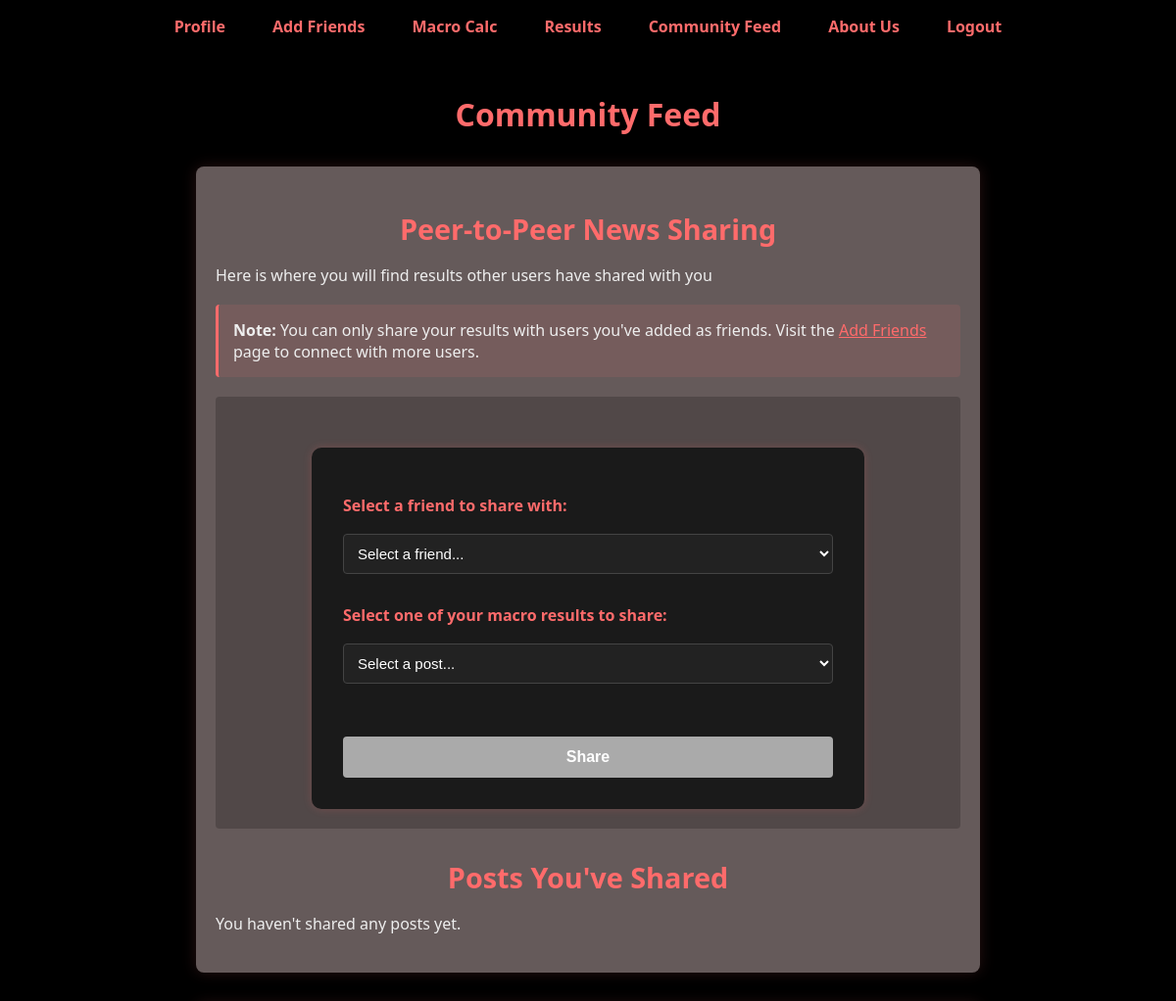
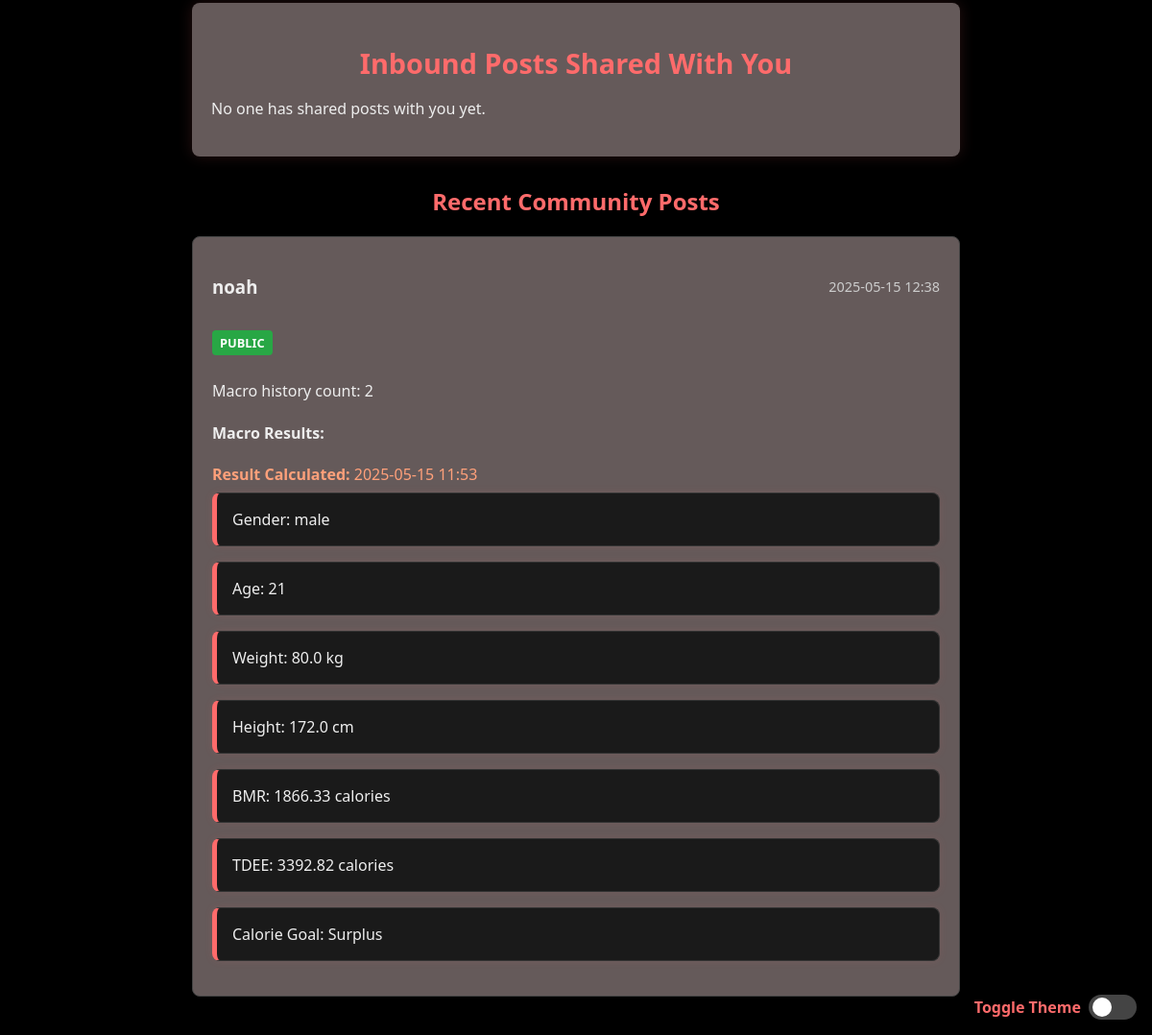
/feed (signed in), run on the app's committed database (2 pictures, top to bottom).
### app/models.py (models this page shows)
class FeedPost(db.Model):
    id = db.Column(db.Integer, primary_key=True, autoincrement=True)
    timestamp = db.Column(db.DateTime, default=datetime.utcnow)
    user_id = db.Column(db.Integer, db.ForeignKey('user.id'), nullable=False)
    macro_post_id = db.Column(db.Integer, db.ForeignKey('macro_post.id'), nullable=False)
    visibility = db.Column(db.String(20), nullable=False, server_default='public')  # 'public', 'friends', 'private'
    user = db.relationship('User', backref='feed_posts')
    macro_post = db.relationship('MacroPost', backref='feed_entries')

class User(db.Model, UserMixin):
    id = db.Column(db.Integer, primary_key=True)
    name = db.Column(db.String(80), unique=True, nullable=False)
    email = db.Column(db.String(120), unique=True, nullable=False)
    password = db.Column(db.String(120), nullable=False)
    gender = db.Column(db.String(10))
    age = db.Column(db.Integer)
    profile_picture = db.Column(db.String(255), default='placeholder-profile.jpg')
    requests_sent = db.relationship(
        'FriendRequest',
        foreign_keys='FriendRequest.requester_id',
        back_populates='requester',
        lazy='dynamic'
    )
    requests_received = db.relationship(
        'FriendRequest',
        foreign_keys='FriendRequest.receiver_id',
        back_populates='receiver',
        lazy='dynamic'
    )
    friends = db.relationship(
        'User',
        secondary=friend_assoc,
        primaryjoin=(id == friend_assoc.c.user_id),
        secondaryjoin=(id == friend_assoc.c.friend_id),
        lazy='dynamic'
    )

class MacroPost(db.Model):
    id = db.Column(db.Integer, primary_key=True)
    gender = db.Column(db.String(10), nullable=False)
    age = db.Column(db.Integer, nullable=False)
    weight = db.Column(db.Float, nullable=False)
    height = db.Column(db.Float, nullable=False)
    bmr = db.Column(db.Float, nullable=False)
    tdee = db.Column(db.Float, nullable=False)
    calorie_goal = db.Column(db.String(10), nullable=False, server_default='maintain')
    timestamp = db.Column(db.DateTime, server_default=db.func.now())
    user_id = db.Column(db.Integer, db.ForeignKey('user.id'), nullable=False)
    user = db.relationship('User', backref=db.backref('macroposts', lazy=True))

### app/routes.py (the view)
@app.route("/feed", methods=["GET"])
@login_required
def feed():
    friend_ids = [friend.id for friend in current_user.friends]
    posts_query = FeedPost.query.filter(
        or_(
            FeedPost.visibility == 'public',  # All public posts
            (FeedPost.visibility == 'friends') & (FeedPost.user_id.in_(friend_ids)),  # Friends' posts with 'friends' visibility
            FeedPost.user_id == current_user.id  # All posts by current user
        )
    ).options(
        joinedload(FeedPost.user),
        joinedload(FeedPost.macro_post)
    ).order_by(FeedPost.timestamp.desc())
    posts = posts_query.all()
    for post in posts:
        all_history = (MacroPost.query
            .filter(MacroPost.user_id == post.user.id)
            .order_by(MacroPost.timestamp.asc())
            .all())
        idx = next((i for i, m in enumerate(all_history) if m.id == post.macro_post.id), None)
        if idx is not None:
            macro_history = all_history[:idx+1]
        else:
            macro_history = all_history
        post.macro_history = macro_history
    return render_template("community.html", posts=posts)

### app/__init__.py (called while the page is built)
@login_manager.user_loader
def load_user(user_id):
    return User.query.get(int(user_id))

### app/templates/community.html (shortened to what this page needs)
{% extends "base.html" %}
{% block content %}
<div class="container">
  <h1>Community Feed</h1>
  <section class="news-section">
    <h2>Peer-to-Peer News Sharing</h2>
    <p class="subtext">Here is where you will find results other users have shared with you</p>
    <div class="friends-note">
      <strong>Note:</strong> You can only share your results with users you've added as friends. Visit the <a href="{{ url_for('friends') }}">Add Friends</a> page to connect with more users.
    </div>
    <div class="sharing-container">
      <form class="share-form" onsubmit="return false;">
        <div class="form-group">
          <label for="user-select">Select a friend to share with:</label>
          <select id="user-select" class="form-select">
            <option value="">Select a friend...</option>
          </select>
        </div>
        <div class="form-group">
          <label for="post-select">Select one of your macro results to share:</label>
          <select id="post-select" class="form-select">
            <option value="">Select a post...</option>
          </select>
        </div>
        <button type="button" id="share-button" class="btn-share">Share</button>
      </form>
    </div>
    <div class="shared-posts-section">
      <h2>Posts You've Shared</h2>
      <div class="news-post" id="sent-posts">
      </div>
    </div>
  </section>
  <section class="news-section">
    <h2>Inbound Posts Shared With You</h2>
    <div class="news-container">
      <div class="news-post" id="received-posts">
      </div>
    </div>
  </section>
  <div class="community-posts macro-history">
      <h2>Recent Community Posts</h2>
      {% if posts %}
        {% for post in posts %}
          <div class="post">
            <div class="post-header">
              <h3>{{ post.user.name }}</h3>
              <span class="post-date">{{ post.timestamp.strftime('%Y-%m-%d %H:%M') }}</span>
            </div>
            <div class="visibility-badge
                {% if post.visibility == 'public' %}visibility-public{% endif %}
                {% if post.visibility == 'private' %}visibility-private{% endif %}">
                {{ post.visibility }}
            </div>
            <p>Macro history count: {{ post.macro_history|length }}</p>
            <div class="post-content">
              <div class="macro-history">
                <h4>Macro Results:</h4>
                <p style="color:#ffa07a; margin-bottom: 0.5em;">
                  <strong>Result Calculated:</strong> {{ post.macro_post.timestamp.strftime('%Y-%m-%d %H:%M') }}
                </p>
                <ul>
                  <li>Gender: {{ post.macro_post.gender }}</li>
                  <li>Age: {{ post.macro_post.age }}</li>
                  <li>Weight: {{ "%.1f"|format(post.macro_post.weight) }} kg</li>
                  <li>Height: {{ "%.1f"|format(post.macro_post.height) }} cm</li>
                  <li>BMR: {{ "%.2f"|format(post.macro_post.bmr) }} calories</li>
                  <li>TDEE: {{ "%.2f"|format(post.macro_post.tdee) }} calories</li>
                  <li>Calorie Goal: {{ post.macro_post.calorie_goal|capitalize }}</li>
                </ul>
              </div>
            </div>
          </div>
        {% endfor %}
      {% else %}
        <p>No posts available yet. Be the first to create a post!</p>
      {% endif %}
  </div>
</div>
{% endblock %}

### app/static/css/style.css (style rules this page uses)
body { background-color: #000; color: #eee; font-family: 'Segoe UI', Tahoma, Geneva, Verdana, sans-serif; margin: 0; padding: 0; }
h1, h2 { color: #ff6b6b; text-align: center; }
form { background-color: #1a1a1a; padding: 2rem; border-radius: 10px; max-width: 500px; margin: 2rem auto; box-shadow: 0 0 10px rgba(255, 107, 107, 0.2); }
label { font-weight: bold; display: block; margin-top: 1rem; color: #ff6b6b; }
input, select, button { width: 100%; padding: 0.7rem; margin-top: 0.5rem; border-radius: 5px; border: none; background-color: #333; color: #fff; font-size: 1rem; }
button { background-color: #ff6b6b; color: #000; font-weight: bold; margin-top: 1.5rem; cursor: pointer; transition: background-color 0.3s; }
section { background-color: #111; color: #eee; max-width: 900px; margin: 2rem auto; padding: 2rem; border-radius: 10px; box-shadow: 0 0 15px rgba(255, 107, 107, 0.15); }
section h2 { color: #ff6b6b; margin-bottom: 1rem; font-size: 1.8rem; }
section p { font-size: 1rem; line-height: 1.6; }
.macro-history ul { list-style: none; padding: 0; margin: 0; }
.macro-history li { background-color: #1a1a1a; border: 1px solid #333; border-left: 5px solid #ff6b6b; border-radius: 8px; padding: 1rem; margin-bottom: 1rem; box-shadow: 0 0 8px rgba(255, 107, 107, 0.1); transition: transform 0.2s ease; }
.macro-history strong { color: #ffa07a; }
.community-posts .macro-history { padding: 0; }
.community-posts .macro-history p { margin: 0; padding: 0; }
input, select { color: #fff; }

### app/templates/community.html (style rules this page uses)
.container { max-width: 800px; margin: 0 auto; padding: 20px; }
h1, h2 { text-align: center; color: #FF6B6B; }
.form-group { margin-bottom: 15px; }
.form-group label { display: block; margin-bottom: 10px; font-weight: bold; color: #FF6B6B; }
.form-select { width: 100%; padding: 10px; border: 1px solid #444; border-radius: 4px; margin-bottom: 15px; background-color: #222; color: #fff; font-size: 15px; }
.btn-primary, .btn-share { background: #FF6B6B; color: white; border: none; padding: 12px 20px; border-radius: 4px; cursor: pointer; width: 100%; font-size: 16px; font-weight: bold; }
.btn-share:disabled { background: #aaa; cursor: not-allowed; }
.post { background: rgb(101, 90, 90); border: 1px solid #444; border-radius: 8px; padding: 20px; margin-bottom: 20px; box-shadow: 0 2px 4px rgba(0,0,0,0.2); }
.post-header { display: flex; justify-content: space-between; align-items: center; margin-bottom: 15px; }
.post-date { color: #ccc; font-size: 0.9em; }
.visibility-badge { display: inline-block; padding: 4px 8px; border-radius: 4px; font-size: 0.8em; font-weight: bold; margin-bottom: 10px; text-transform: uppercase; }
.visibility-public { background-color: #28a745; color: white; }
.news-section { margin-bottom: 30px; background: rgb(101, 90, 90); border-radius: 8px; padding: 20px; }
.friends-note { background: rgba(255, 107, 107, 0.1); padding: 15px; border-radius: 4px; margin-bottom: 20px; border-left: 3px solid #FF6B6B; }
.friends-note a { color: #FF6B6B; text-decoration: underline; }
.sharing-container { background: rgba(0, 0, 0, 0.2); padding: 20px; border-radius: 4px; margin-bottom: 25px; }
.share-form { margin-bottom: 0; }
.news-container { margin-top: 15px; }
.news-post { margin-bottom: 10px; }
.shared-posts-section { margin-top: 30px; }

### data on the page
FeedPost: user.name "noah", timestamp "2025-05-15 12:38", visibility "PUBLIC", macro_history|length "2", macro_post.timestamp "2025-05-15 11:53", macro_post.gender "male", macro_post.age "21", macro_post.calorie_goal "Surplus"
MacroPost: macro_post.weight "80.0", macro_post.height "172.0", macro_post.bmr "1866.33", macro_post.tdee "3392.82"
